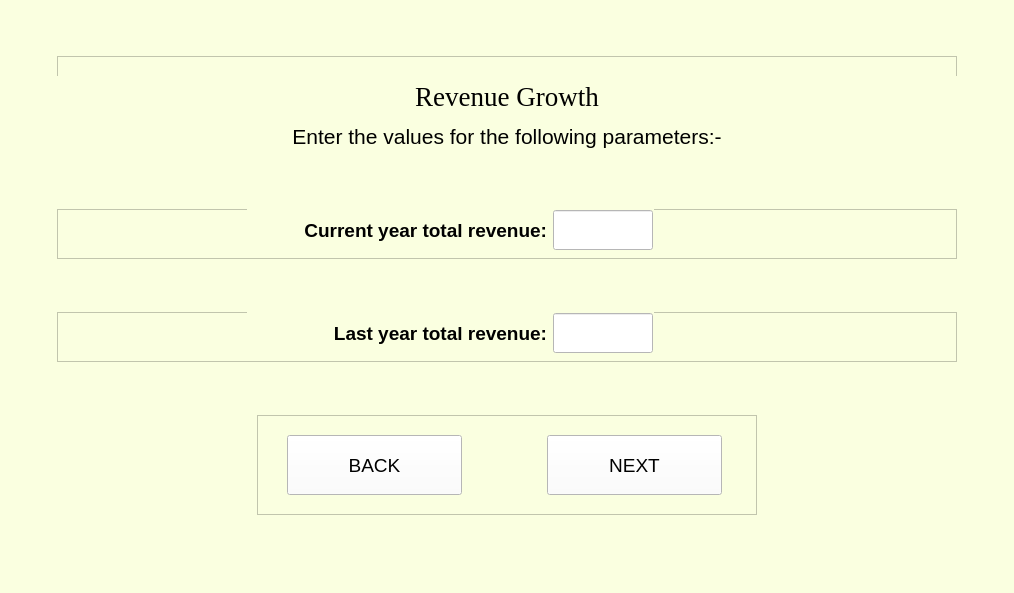
<?xml version="1.0" encoding="UTF-8"?>
<ui version="4.0">
 <class>MainWindow</class>
 <widget class="QMainWindow" name="MainWindow">
  <property name="geometry">
   <rect>
    <x>0</x>
    <y>0</y>
    <width>1014</width>
    <height>593</height>
   </rect>
  </property>
  <property name="sizePolicy">
   <sizepolicy hsizetype="Expanding" vsizetype="Expanding">
    <horstretch>0</horstretch>
    <verstretch>0</verstretch>
   </sizepolicy>
  </property>
  <property name="mouseTracking">
   <bool>false</bool>
  </property>
  <property name="windowTitle">
   <string>MainWindow</string>
  </property>
  <property name="styleSheet">
   <string notr="true">background-color: rgb(250, 255, 224);</string>
  </property>
  <widget class="QWidget" name="centralwidget">
   <layout class="QVBoxLayout" name="verticalLayout">
    <item alignment="Qt::AlignHCenter">
     <widget class="QFrame" name="frame_12">
      <property name="minimumSize">
       <size>
        <width>900</width>
        <height>100</height>
       </size>
      </property>
      <property name="maximumSize">
       <size>
        <width>900</width>
        <height>100</height>
       </size>
      </property>
      <property name="frameShape">
       <enum>QFrame::StyledPanel</enum>
      </property>
      <property name="frameShadow">
       <enum>QFrame::Raised</enum>
      </property>
      <widget class="QLabel" name="heading">
       <property name="geometry">
        <rect>
         <x>0</x>
         <y>20</y>
         <width>900</width>
         <height>40</height>
        </rect>
       </property>
       <property name="sizePolicy">
        <sizepolicy hsizetype="Preferred" vsizetype="Preferred">
         <horstretch>0</horstretch>
         <verstretch>0</verstretch>
        </sizepolicy>
       </property>
       <property name="minimumSize">
        <size>
         <width>900</width>
         <height>40</height>
        </size>
       </property>
       <property name="maximumSize">
        <size>
         <width>16777215</width>
         <height>16777215</height>
        </size>
       </property>
       <property name="font">
        <font>
         <family>Times New Roman</family>
         <pointsize>20</pointsize>
         <weight>50</weight>
         <italic>false</italic>
         <bold>false</bold>
        </font>
       </property>
       <property name="styleSheet">
        <string notr="true"/>
       </property>
       <property name="text">
        <string>Revenue Growth</string>
       </property>
       <property name="alignment">
        <set>Qt::AlignCenter</set>
       </property>
       <property name="wordWrap">
        <bool>false</bool>
       </property>
      </widget>
      <widget class="QLabel" name="label0">
       <property name="geometry">
        <rect>
         <x>0</x>
         <y>60</y>
         <width>900</width>
         <height>40</height>
        </rect>
       </property>
       <property name="sizePolicy">
        <sizepolicy hsizetype="Preferred" vsizetype="Preferred">
         <horstretch>0</horstretch>
         <verstretch>0</verstretch>
        </sizepolicy>
       </property>
       <property name="minimumSize">
        <size>
         <width>900</width>
         <height>40</height>
        </size>
       </property>
       <property name="maximumSize">
        <size>
         <width>16777215</width>
         <height>16777215</height>
        </size>
       </property>
       <property name="font">
        <font>
         <family>Arial</family>
         <pointsize>16</pointsize>
         <weight>50</weight>
         <italic>false</italic>
         <bold>false</bold>
        </font>
       </property>
       <property name="styleSheet">
        <string notr="true"/>
       </property>
       <property name="text">
        <string>Enter the values for the following parameters:-</string>
       </property>
       <property name="alignment">
        <set>Qt::AlignCenter</set>
       </property>
       <property name="wordWrap">
        <bool>false</bool>
       </property>
      </widget>
     </widget>
    </item>
    <item alignment="Qt::AlignHCenter">
     <widget class="QFrame" name="frame_5">
      <property name="minimumSize">
       <size>
        <width>900</width>
        <height>50</height>
       </size>
      </property>
      <property name="maximumSize">
       <size>
        <width>900</width>
        <height>50</height>
       </size>
      </property>
      <property name="frameShape">
       <enum>QFrame::StyledPanel</enum>
      </property>
      <property name="frameShadow">
       <enum>QFrame::Raised</enum>
      </property>
      <widget class="QWidget" name="layoutWidget_2">
       <property name="geometry">
        <rect>
         <x>190</x>
         <y>0</y>
         <width>407</width>
         <height>42</height>
        </rect>
       </property>
       <layout class="QGridLayout" name="gridLayout_5">
        <item row="0" column="0">
         <widget class="QLabel" name="label1">
          <property name="sizePolicy">
           <sizepolicy hsizetype="Preferred" vsizetype="Preferred">
            <horstretch>0</horstretch>
            <verstretch>0</verstretch>
           </sizepolicy>
          </property>
          <property name="minimumSize">
           <size>
            <width>300</width>
            <height>40</height>
           </size>
          </property>
          <property name="maximumSize">
           <size>
            <width>300</width>
            <height>40</height>
           </size>
          </property>
          <property name="font">
           <font>
            <family>Arial</family>
            <pointsize>14</pointsize>
            <weight>75</weight>
            <italic>false</italic>
            <bold>true</bold>
           </font>
          </property>
          <property name="styleSheet">
           <string notr="true"/>
          </property>
          <property name="text">
           <string> Current year total revenue:</string>
          </property>
          <property name="alignment">
           <set>Qt::AlignRight|Qt::AlignTrailing|Qt::AlignVCenter</set>
          </property>
          <property name="wordWrap">
           <bool>false</bool>
          </property>
         </widget>
        </item>
        <item row="0" column="1">
         <widget class="QLineEdit" name="current_year_total_revenue">
          <property name="sizePolicy">
           <sizepolicy hsizetype="Preferred" vsizetype="Preferred">
            <horstretch>0</horstretch>
            <verstretch>0</verstretch>
           </sizepolicy>
          </property>
          <property name="minimumSize">
           <size>
            <width>100</width>
            <height>40</height>
           </size>
          </property>
          <property name="maximumSize">
           <size>
            <width>100</width>
            <height>40</height>
           </size>
          </property>
          <property name="font">
           <font>
            <family>Arial</family>
            <pointsize>12</pointsize>
            <weight>50</weight>
            <italic>false</italic>
            <bold>false</bold>
           </font>
          </property>
          <property name="styleSheet">
           <string notr="true">background-color: rgb(255, 255, 255);</string>
          </property>
          <property name="text">
           <string/>
          </property>
          <property name="alignment">
           <set>Qt::AlignLeading|Qt::AlignLeft|Qt::AlignVCenter</set>
          </property>
         </widget>
        </item>
       </layout>
      </widget>
     </widget>
    </item>
    <item alignment="Qt::AlignHCenter">
     <widget class="QFrame" name="frame_6">
      <property name="minimumSize">
       <size>
        <width>900</width>
        <height>50</height>
       </size>
      </property>
      <property name="maximumSize">
       <size>
        <width>900</width>
        <height>50</height>
       </size>
      </property>
      <property name="frameShape">
       <enum>QFrame::StyledPanel</enum>
      </property>
      <property name="frameShadow">
       <enum>QFrame::Raised</enum>
      </property>
      <widget class="QWidget" name="layoutWidget">
       <property name="geometry">
        <rect>
         <x>190</x>
         <y>0</y>
         <width>407</width>
         <height>42</height>
        </rect>
       </property>
       <layout class="QGridLayout" name="gridLayout_2">
        <item row="0" column="0">
         <widget class="QLabel" name="label2">
          <property name="sizePolicy">
           <sizepolicy hsizetype="Preferred" vsizetype="Preferred">
            <horstretch>0</horstretch>
            <verstretch>0</verstretch>
           </sizepolicy>
          </property>
          <property name="minimumSize">
           <size>
            <width>300</width>
            <height>40</height>
           </size>
          </property>
          <property name="maximumSize">
           <size>
            <width>300</width>
            <height>40</height>
           </size>
          </property>
          <property name="font">
           <font>
            <family>Arial</family>
            <pointsize>14</pointsize>
            <weight>75</weight>
            <italic>false</italic>
            <bold>true</bold>
           </font>
          </property>
          <property name="styleSheet">
           <string notr="true"/>
          </property>
          <property name="text">
           <string> Last year total revenue:</string>
          </property>
          <property name="alignment">
           <set>Qt::AlignRight|Qt::AlignTrailing|Qt::AlignVCenter</set>
          </property>
          <property name="wordWrap">
           <bool>false</bool>
          </property>
         </widget>
        </item>
        <item row="0" column="1">
         <widget class="QLineEdit" name="last_year_total_revenue">
          <property name="sizePolicy">
           <sizepolicy hsizetype="Preferred" vsizetype="Preferred">
            <horstretch>0</horstretch>
            <verstretch>0</verstretch>
           </sizepolicy>
          </property>
          <property name="minimumSize">
           <size>
            <width>100</width>
            <height>40</height>
           </size>
          </property>
          <property name="maximumSize">
           <size>
            <width>100</width>
            <height>40</height>
           </size>
          </property>
          <property name="font">
           <font>
            <family>Arial</family>
            <pointsize>12</pointsize>
            <weight>50</weight>
            <italic>false</italic>
            <bold>false</bold>
           </font>
          </property>
          <property name="styleSheet">
           <string notr="true">background-color: rgb(255, 255, 255);</string>
          </property>
          <property name="text">
           <string/>
          </property>
          <property name="alignment">
           <set>Qt::AlignLeading|Qt::AlignLeft|Qt::AlignVCenter</set>
          </property>
         </widget>
        </item>
       </layout>
      </widget>
     </widget>
    </item>
    <item alignment="Qt::AlignHCenter">
     <widget class="QFrame" name="frame_9">
      <property name="minimumSize">
       <size>
        <width>500</width>
        <height>100</height>
       </size>
      </property>
      <property name="maximumSize">
       <size>
        <width>500</width>
        <height>100</height>
       </size>
      </property>
      <property name="frameShape">
       <enum>QFrame::StyledPanel</enum>
      </property>
      <property name="frameShadow">
       <enum>QFrame::Raised</enum>
      </property>
      <widget class="QPushButton" name="backButton">
       <property name="geometry">
        <rect>
         <x>30</x>
         <y>20</y>
         <width>175</width>
         <height>60</height>
        </rect>
       </property>
       <property name="sizePolicy">
        <sizepolicy hsizetype="Preferred" vsizetype="Preferred">
         <horstretch>0</horstretch>
         <verstretch>0</verstretch>
        </sizepolicy>
       </property>
       <property name="minimumSize">
        <size>
         <width>175</width>
         <height>60</height>
        </size>
       </property>
       <property name="maximumSize">
        <size>
         <width>175</width>
         <height>60</height>
        </size>
       </property>
       <property name="font">
        <font>
         <family>Arial</family>
         <pointsize>14</pointsize>
         <weight>50</weight>
         <italic>false</italic>
         <bold>false</bold>
        </font>
       </property>
       <property name="styleSheet">
        <string notr="true">background-color: rgb(255, 255, 255);</string>
       </property>
       <property name="text">
        <string>BACK</string>
       </property>
      </widget>
      <widget class="QPushButton" name="nextButton">
       <property name="geometry">
        <rect>
         <x>290</x>
         <y>20</y>
         <width>175</width>
         <height>60</height>
        </rect>
       </property>
       <property name="sizePolicy">
        <sizepolicy hsizetype="Preferred" vsizetype="Preferred">
         <horstretch>0</horstretch>
         <verstretch>0</verstretch>
        </sizepolicy>
       </property>
       <property name="minimumSize">
        <size>
         <width>175</width>
         <height>60</height>
        </size>
       </property>
       <property name="maximumSize">
        <size>
         <width>175</width>
         <height>60</height>
        </size>
       </property>
       <property name="font">
        <font>
         <family>Arial</family>
         <pointsize>14</pointsize>
         <weight>50</weight>
         <italic>false</italic>
         <bold>false</bold>
        </font>
       </property>
       <property name="styleSheet">
        <string notr="true">background-color: rgb(255, 255, 255);</string>
       </property>
       <property name="text">
        <string>NEXT</string>
       </property>
      </widget>
     </widget>
    </item>
   </layout>
  </widget>
  <widget class="QMenuBar" name="menubar">
   <property name="geometry">
    <rect>
     <x>0</x>
     <y>0</y>
     <width>1014</width>
     <height>21</height>
    </rect>
   </property>
  </widget>
  <widget class="QStatusBar" name="statusbar"/>
 </widget>
 <resources/>
 <connections/>
</ui>
